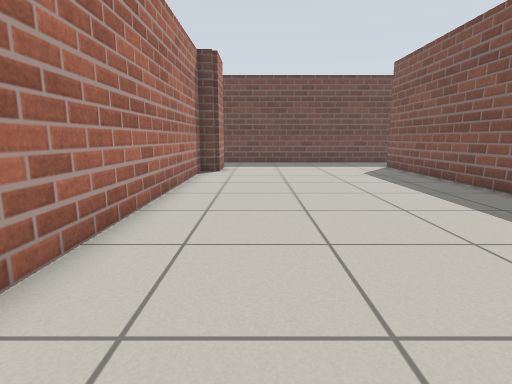
[1] (above)

16 first-person views from a walk through a Gazebo world. The camera is 0.72 m above the floor, tilts 10° down and sees 80° across. The floor is counted in squares, 0.5 m on a side. Each view is taken from the middle of a square. On the plan, view 1 faces up. The plan holds only what a view shows up to about 14 squares ahead; the rest is blank. The place goes on beyond the plan.

[2]
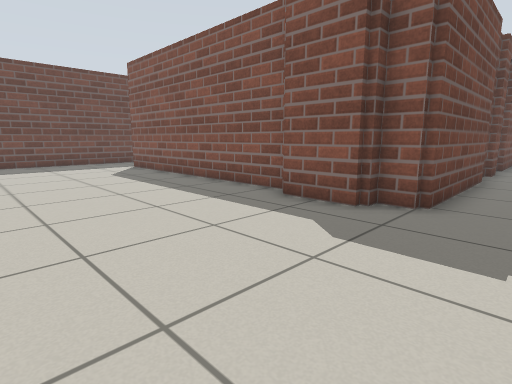

[3]
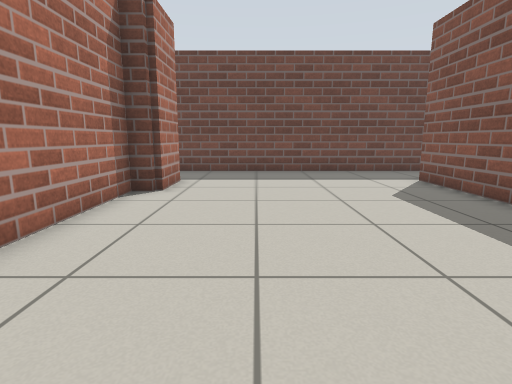

[4]
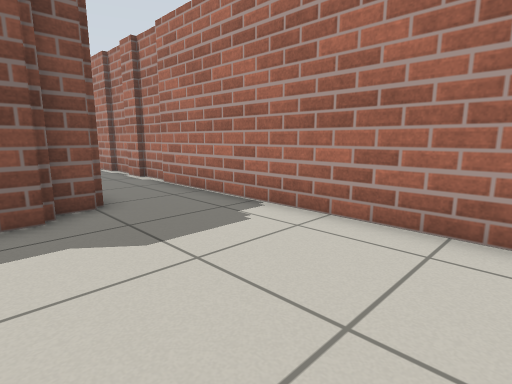

[5]
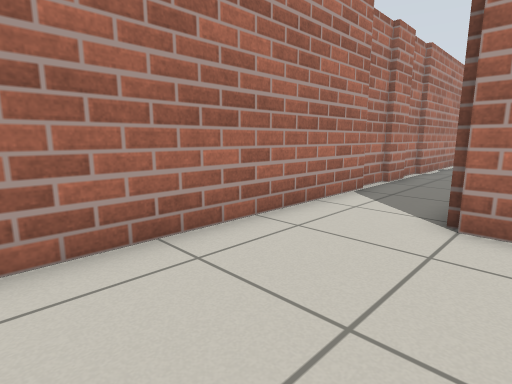

[6]
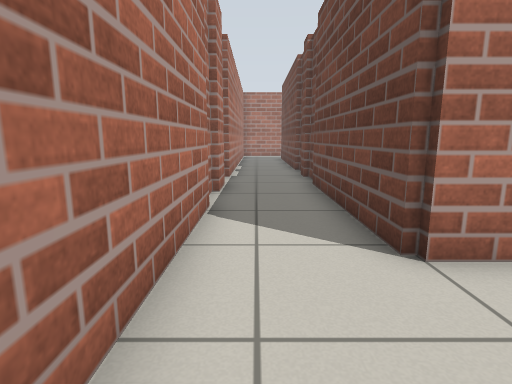

[7]
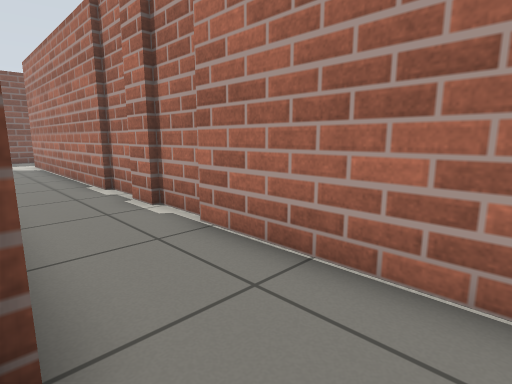

[8]
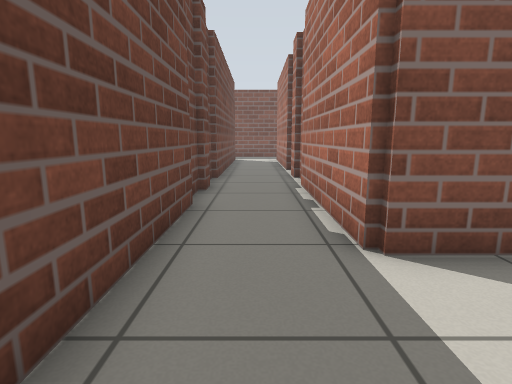

[9]
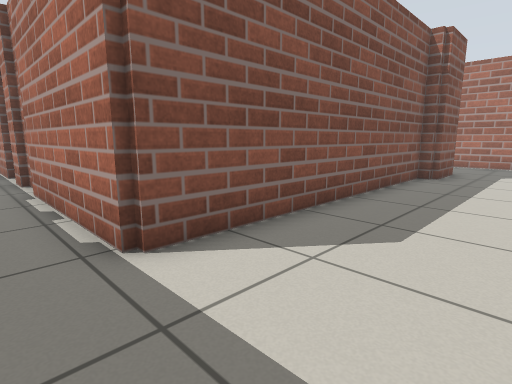

[10]
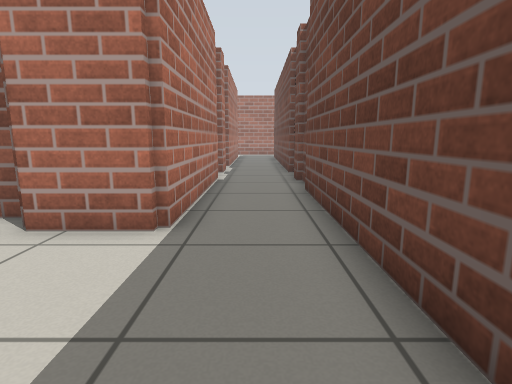

[11]
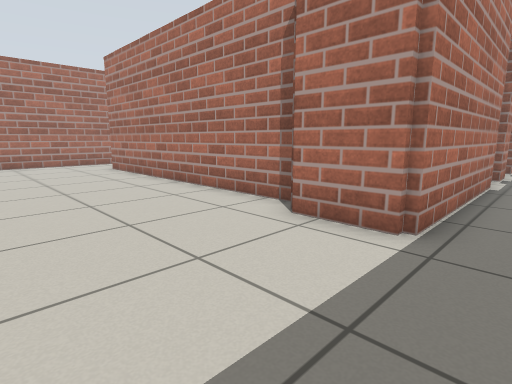

[12]
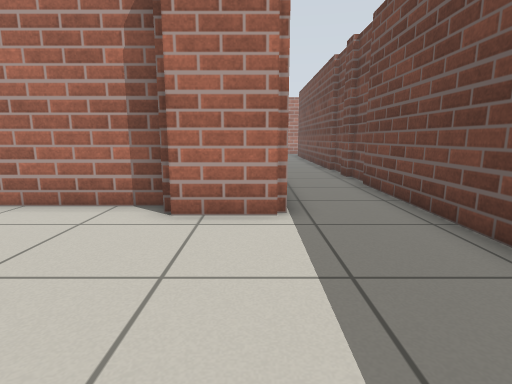

[13]
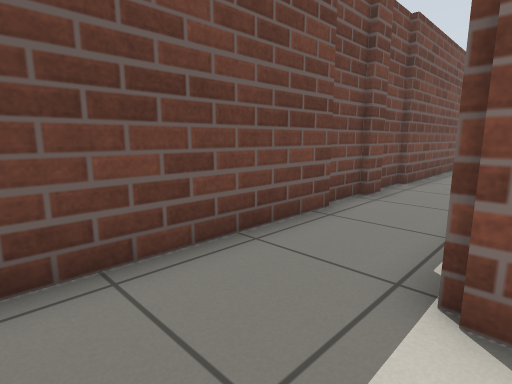

[14]
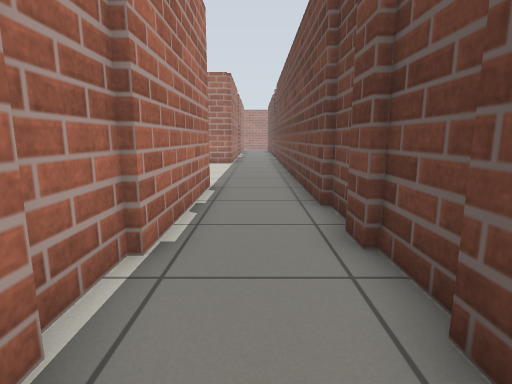

[15]
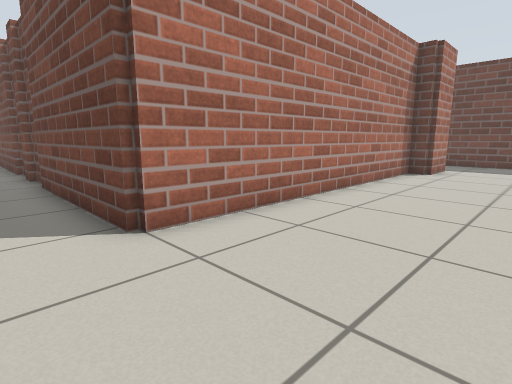

[16]
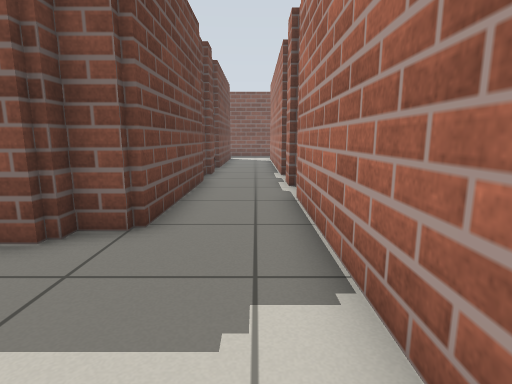

### Floor plan
Ten units are one square. View 1 is at (0, 0); x grows to the right and y downward. Boxes are objects, and circles mark ways between rooms. Rooms are numbered by the first view taken in them; rooms with no view inside come last. Other rooms are left out.
<svg viewBox="-110 -191 300 208">
<path fill="none" stroke="#000" d="M-24 -132 -24 -18 -86 -18M-16 -156 -16 -132M96 12 112 12M125 -18 66 -18 66 -28 60 -28 60 -52 66 -52 66 -156 96 -156M111 10 122 10M-55 10 95 10M142 -20 135 -20M126 12 140 12M-72 12 -58 12M96 -184 -16 -184M152 -18 141 -18M139 10 185 10M-96 -20 -105 -20M-86 10 -71 10M-105 12 -91 12M184 -18 170 -18M141 -156 152 -156M141 -186 121 -186M124 -154 142 -154M122 -184 114 -184M115 -186 95 -186M170 -156 185 -156M96 -156 125 -156M185 -184 140 -184M-74 -184 -82 -184M-61 -186 -75 -186M-82 -156 -16 -156M-89 -186 -100 -186M-100 -184 -105 -184M-105 -156 -100 -156M-16 -184 -56 -184"/>
<circle cx="90" cy="-170" r="3" fill="#2a7"/>
<circle cx="-20" cy="-170" r="3" fill="#2a7"/>
<text x="30" y="-70">1</text>
<text x="140" y="-170">2</text>
<text x="-70" y="-170">3</text>
</svg>
Room 1 opens to room 2. Room 1 opens to room 3.

Where each view was taken, in squares from view 1:
view 1: 0 up, 0 right, facing up
view 2: 0 up, 0 right, facing up-right
view 3: 5 up, 1 right, facing up
view 4: 4 up, 0 right, facing down-right
view 5: 3 up, 3 right, facing down-left
view 6: 0 up, 1 right, facing left
view 7: 2 up, 5 right, facing down-right
view 8: 17 up, 3 right, facing right
view 9: 17 up, 3 right, facing down-right
view 10: 17 up, 3 right, facing left
view 11: 17 up, 3 right, facing down-left
view 12: 15 up, 4 right, facing left
view 13: 15 up, 4 right, facing up-right
view 14: 17 up, 16 right, facing left
view 15: 0 up, 2 right, facing up-left
view 16: 0 up, 2 right, facing right
